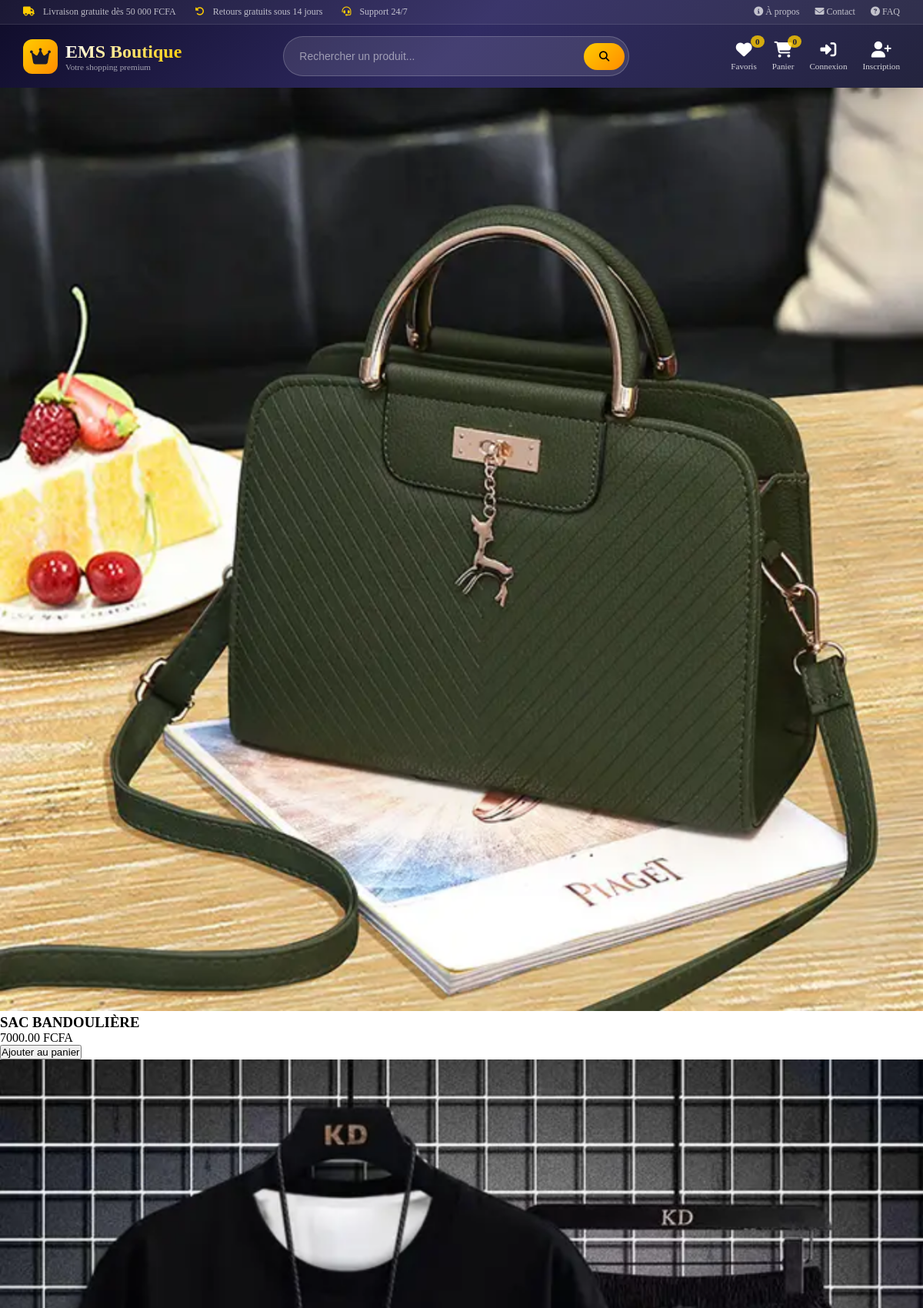
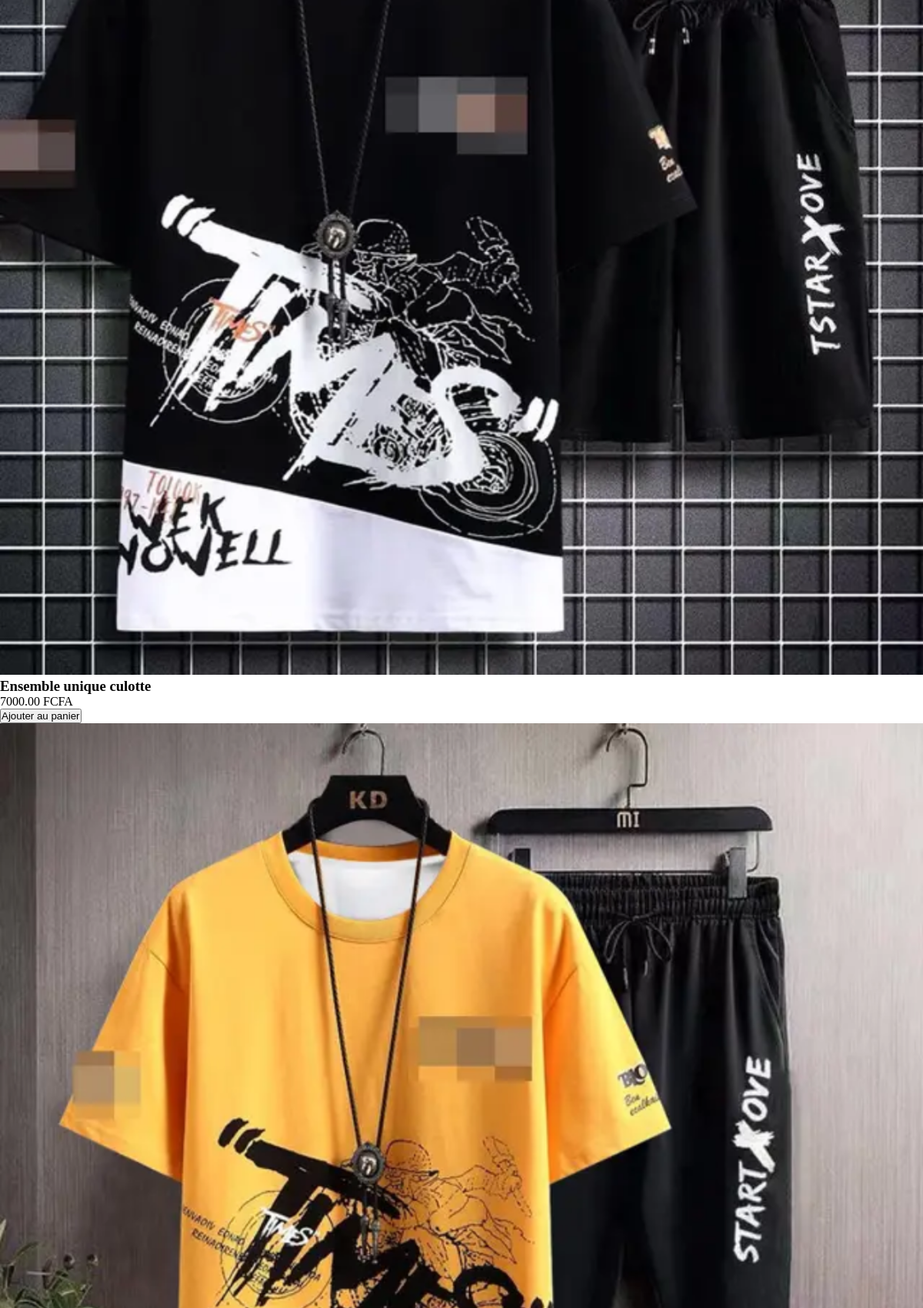
/pages/produits.php (upper part), run on the app's committed database (2 pictures, top to bottom).
### tables this page shows
CREATE TABLE `products` (
  `product_id` int(11) NOT NULL,
  `categorie_id` int(11) NOT NULL,
  `nom` varchar(150) NOT NULL,
  `prix` decimal(10,2) NOT NULL,
  `description` varchar(255) NOT NULL,
  `disponible` varchar(255) NOT NULL,
  `stock` int(11) NOT NULL,
  `image` varchar(255) NOT NULL,
  `prix_promo` decimal(10,2) DEFAULT NULL,
  `date_creation` timestamp NOT NULL DEFAULT current_timestamp()
);

### pages/produits.php (the view, shortened to what this page needs)
<?php
include("../includes/db.php");
include("../includes/header.php");
$produits = $conn->query("SELECT * FROM products");
?>
<!DOCTYPE html>
<html lang="fr">
    <head>
        <link rel="stylesheet" href="https://ka-f.webawesome.com/webawesome@3.5.0/styles/themes/default.css">
        <link rel="stylesheet" href="https://ka-f.webawesome.com/webawesome@3.5.0/styles/native.css">
        <link rel="stylesheet" href="../asset/css/style.css">
    </head>
    <body>
        <div class="produits">
        <?php while($p = $produits->fetch()) { ?>
            <div class="produit">
                <img src="../asset/images/<?php echo $p['image']; ?>" width="100%">
                <h3><?php echo $p['nom']; ?></h3>
                <p><?php echo $p['prix']; ?> FCFA</p>
                <button onclick="ajouterPanier(<?php echo $p['id']; ?>)">
                    Ajouter au panier
                </button>
            </div>
        <?php } ?>
        </div>
        <?php include("../includes/footer.php"); ?>
    </body>
</html>

### asset/css/style.css (style rules this page uses)
* { margin: 0; padding: 0; box-sizing: border-box; }
h1, h2, h3 { font-family: 'Poppins', sans-serif; }
.produits { display: grid; grid-template-columns: repeat(3, 1fr); gap: 20px; padding: 20px; }
.produit { background: white; padding: 15px; border-radius: 10px; transition: 0.3s; }
button { background: black; color: white; border: none; padding: 10px; cursor: pointer; }

### includes/header.php (style rules this page uses)
* { margin: 0; padding: 0; box-sizing: border-box; }

### data on the page
products: image (picture), nom "SAC BANDOULIÈRE", prix "7000.00"
products: image (picture), nom "Ensemble unique culotte", prix "7000.00"
products: image (picture)
